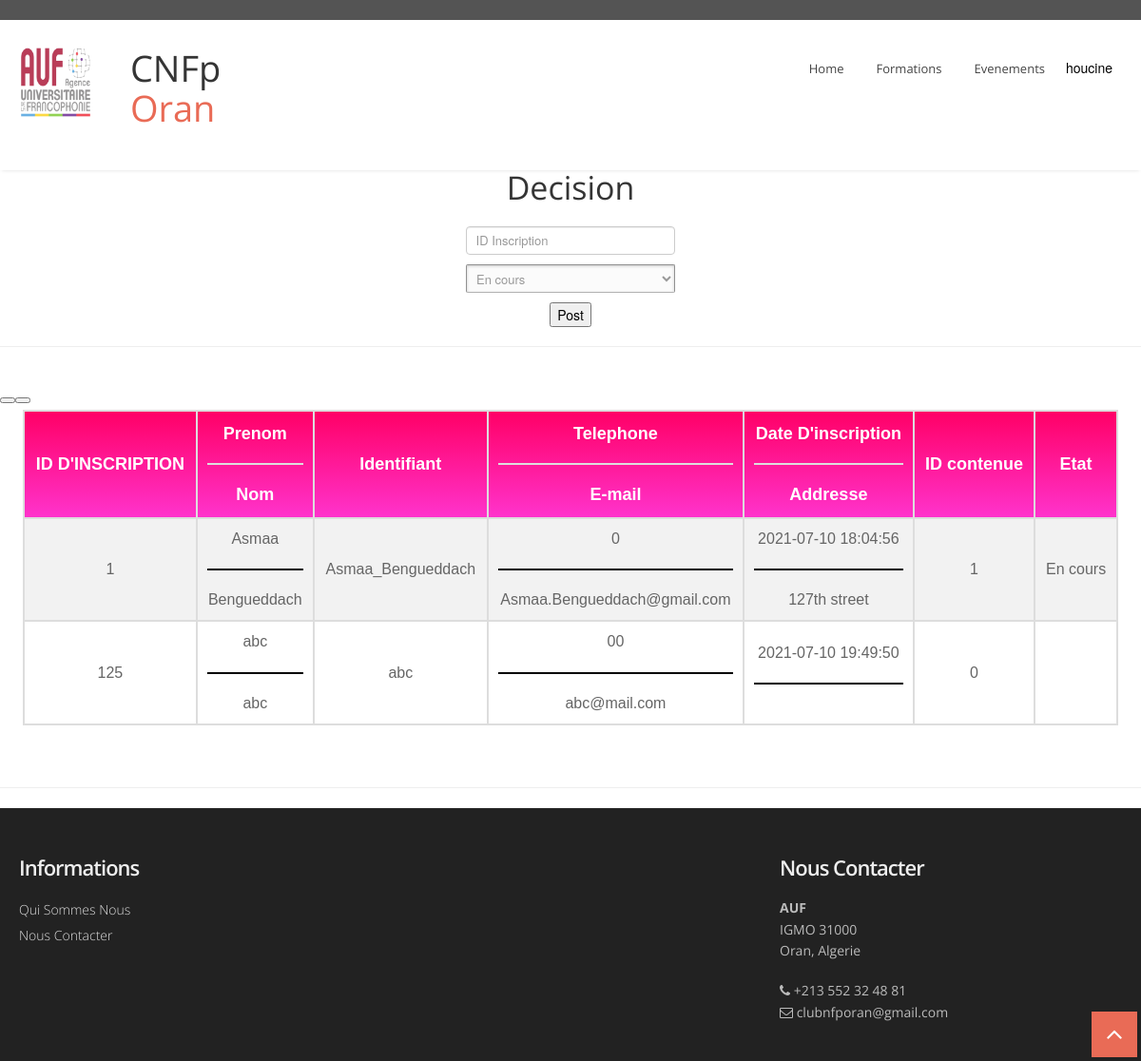
/AUF/admin_view_formateur_candidat.php (signed in), run on the app's committed database.
### tables this page shows
CREATE TABLE `client_signup` (
  `signup_id` int(120) NOT NULL,
  `firstname` varchar(120) NOT NULL,
  `lastname` varchar(120) NOT NULL,
  `username` varchar(120) NOT NULL,
  `phone` int(120) NOT NULL,
  `email` varchar(120) NOT NULL,
  `password` varchar(120) NOT NULL,
  `reg_time` datetime NOT NULL DEFAULT current_timestamp(),
  `address` varchar(120) NOT NULL,
  `pass_re_code` varchar(120) DEFAULT NULL,
  `id_content` int(120) NOT NULL,
  `state` varchar(120) NOT NULL
);

CREATE TABLE `formateur_signup` (
  `signup_id` int(20) NOT NULL,
  `firstname` varchar(25) NOT NULL,
  `lastname` varchar(25) NOT NULL,
  `username` varchar(25) NOT NULL,
  `phone` varchar(25) NOT NULL,
  `email` varchar(30) NOT NULL,
  `password` varchar(30) NOT NULL,
  `reg_time` datetime NOT NULL DEFAULT current_timestamp(),
  `address` varchar(40) NOT NULL,
  `pass_re_code` varchar(6) DEFAULT NULL,
  `id_content` int(11) NOT NULL,
  `state` varchar(100) NOT NULL
);

### AUF/admin_view_formateur_candidat.php (the view, shortened to what this page needs)
<!DOCTYPE html>
<html lang="en">
<head>
</head>
<body>
  <?php
   include 'menu.php' ;
  ?>
     <h2 align="center"> Decision</h2>
   <form method="post" action="admin_view_formateur_candidat.php" align="center">
      <input type="text" name="in_id" placeholder=" ID Inscription" ><br />
        <select name="rep" ><br />
        <option value="En cours" selected>En cours</option>
                <option value="Refus">Refus</option></select>
                <br>
        <button type="submit" id="submit" name="done" class="w3-button w3-theme"><i class="fa fa-pencil"></i> Post</button>
  </form>
      <hr/>
       <br />
      <table id="formateur_profile">
        <tr>
          <th>ID D'INSCRIPTION</th>
          <th>Prenom <hr style="height:2px;border-width:0;color:black;background-color:#ddd">Nom
          </th>
          <th>Identifiant</th>
          <th>Telephone <hr style="height:2px;border-width:0;color:black;background-color:#ddd">E-mail
          </th>
          <th>Date D'inscription<hr style="height:2px;border-width:0;color:black;background-color:#ddd">Addresse
          </th>
          <th>ID contenue</th>
          <th>Etat</th>
        </tr>
    <?php
      $conn = mysqli_connect("localhost","root","","AUF");
      $sql = "SELECT * FROM formateur_signup ";
      if ($result = mysqli_query($conn, $sql))
      {
           while ($row = mysqli_fetch_assoc($result))
          {
             if(isset($_SESSION['user_name']))
            {
                echo "
                 <tr>
                  <td>".$row['signup_id']."</td>
                  <td> ".$row['firstname']." <hr style='height:2px;border-width:0;color:black;background-color:black'>
                         ".$row['lastname']."
                  </td>
                  <td>".$row['username']."</td>
                  <td> ".$row['phone']." <hr style='height:2px;border-width:0;color:black;background-color:black'>
                  ".$row['email']."
                  </td>
                  <td> ".$row['reg_time']." <hr style='height:2px;border-width:0;color:black;background-color:black'>
                  ".$row['address']."
                  </td>
                  <td>".$row['id_content']."</td>
                  <td>".$row['state']."</td>
                  <form method='post' action='admin_view_formateur_candidat.php'>
                  <button type='submit' name='submit' ></button>
                  </form>
                </tr> " ;
        }
      }
    }
        else "ERROR OCCURED" ;
  ?>
    </table>
        <br />
      <br />
    <hr/>
   <?php include 'footer.php'?>
 </body>

### AUF/menu.php (shortened to what this page needs)
 <head>
  <link href="css/bootstrap.css" rel="stylesheet" />
  <link href="css/bootstrap-responsive.css" rel="stylesheet" />
  <link href="css/flexslider.css" rel="stylesheet" />
  <link href="css/prettyPhoto.css" rel="stylesheet" />
  <link href="css/camera.css" rel="stylesheet" />
  <link href="css/jquery.bxslider.css" rel="stylesheet" />
  <link href="css/style.css" rel="stylesheet" />
  <link href="css/menubar.css" rel="stylesheet" />
  <link href="color/default.css" rel="stylesheet" />
</head>
<body>
<div id="wrapper">
  <header>
    <div class="top">
      <div class="container">
        <div class="row">
          <div class="span6">
          </div>
     <div class="span6">
      </div>
        </div>
      </div>
    </div>
    <div class="container">
      <div class="row nomargin">
        <div class="span3">
           <div class="logo-image" id="logo">
              <a href="index.php"><img src="img/logo/logo.png" class="img-fluid" /></a>
            </div>
 <h1 class="animated fadeInDown" size="30px">&nbsp;&nbsp;&nbsp;&nbsp;CNFp<span class="colored"> &nbsp;&nbsp;&nbsp;&nbsp;Oran</span></h1>
        </div>
        <div class="span9">
          <div class="navbar navbar-static-top">
            <div class="navigation">
              <nav>
                <ul class="nav topnav">
                 <li><a class ="btn btn-large btn-primary" href="index.php">Home</a></li>
                 <li><a class ="btn btn-large btn-primary" href="formation.php">Formations</a></li>
                 <li><a class ="btn btn-large btn-primary" href="event.php">Evenements</a></li>
             <?php
                  if(isset($_SESSION['user_name']))
                 {
             ?>
           <div class="dropdown">
             <button class="dropbtn">
    <?php
      $use = $_SESSION['user_name'];
      $conn = mysqli_connect("localhost","root","","AUF");
      $sql = "SELECT * FROM client_signup WHERE username='$use'";
       if($result = mysqli_query($conn,$sql))
      {
           while ($row = $result->fetch_assoc())
          {
                $firstname = $row["firstname"];
                echo '<tr>
                        <td>'.$firstname.'</td>
                      </tr>';
                echo"
                    </button>
                    <div class='dropdown-content'>
                    <a href='c_profile.php'>My Profile</a>
                    <hr><a href='c_logout.php' class='w3-bar-item w3-button w-3-padding-10px'>Logout</a></hr>
                    </div> " ;
               }
         }
    ?>
 <?php
 }
?>
                </ul>
              </nav>
            </div>
          </div>
        </div>
      </div>
    </div>
  </header>
</body>

### AUF/css/style.css (style rules this page uses)
body { font-family: 'Open Sans', sans-serif; font-size: 14px; font-weight: 400; line-height: 1.6em; color: #656565; }
a { color: #4b5056; }
.bold { font-weight: 900; }
#logo { font-size: 20px; font-weight: bold; font-family: sans-serif; font-stretch: semi-condensed; text-shadow: 3px darkblue; }
.container { padding: 0 20px 0 20px; position: relative; }
#wrapper { width: 100%; margin: 0; padding: 0; }
.row { margin-bottom: 30px; }
.row.nomargin { margin-bottom: 0; }
header { background: #fff; margin: 0; padding: 0 0 20px; position: relative; z-index: 2000; -webkit-box-shadow: 0 2px 4px -2px #ddd; -moz-box-shadow: 0 2px 4px -2px #ddd; box-shadow: 0 2px 4px -2px #ddd; }
header .top { padding: 10px 0 10px; margin: 0 0 30px; background: #545454; }
header .top .row { margin-bottom: 0; }
header .navigation { float: right; }
header ul.nav li { border: none; margin: 0; }
header ul.nav li a { border: none; font-weight: 400; }
.navbar .nav>li>a { font-size: 13px; color: #444; text-shadow: none; }

### AUF/color/default.css (style rules this page uses)
h1 span.colored, h2 span.colored,h3 span.colored,h4 span.colored,h5 span.colored,h6 span.colored { color:#e96b56; }

### AUF/css/overwrite.css (style rules this page uses)
h1, h2, h3, h4, h5, h6 { font-family:'Open Sans', sans-serif; color:#353535; font-weight:400; line-height:1.1em; margin-top:0; }
h1 { font-size:38px; margin-bottom:24px; }
h2 { font-size:34px; margin-bottom:22px; }
select { font-size: 13px; line-height: 20px; background:#fbfbfb; border-color: #919191 #919191 #b3b3b3; color: #999999; -webkit-box-shadow: inset 0 1px 3px #cacaca; -moz-box-shadow: inset 0 1px 3px #cacaca; box-shadow: inset 0 1px 3px #cacaca; -webkit-border-radius: 2px; -moz-border-radius: 2px; border-radius: 2px; }
select, textarea, input[type="text"], input[type="password"], input[type="datetime"], input[type="datetime-local"], input[type="date"], input[type="month"], input[type="time"], input[type="week"], input[type="number"], input[type="email"], input[type="url"], input[type="search"], input[type="tel"], input[type="color"], .uneditable-input { font-size: 13px; }
ul, ol { padding: 0; margin: 0 0 10px 25px; }
li { line-height: 1.6em; }
.btn { font-size: 14px; font-weight:600; text-shadow: none; background-image:none; border-color: none; border-bottom-color: none; -webkit-box-shadow: none; -moz-box-shadow: none; box-shadow: none; }
.btn { outline:0; -webkit-border-radius: 2px; -moz-border-radius: 2px; border-radius: 2px; }
a.btn,.btn:focus { outline:0; }
.btn-large { font-size: 22px; padding: 18px 30px; font-weight:700; -webkit-border-radius: 6px; -moz-border-radius: 6px; border-radius: 6px; }
.btn-primary { outline:0; background: #36739D; border-color:#36739D; }
.navbar .nav { border-right:none; border-left:none; }
.navbar .nav > li > a { float: none; font-size:13px; margin-left:10px; margin-right:0; text-decoration: none; text-shadow: none; border-right:none; border-left:none; color: #fff; border:2px solid transparent; padding:4px 10px 4px 10px; background-image: none; background: none; }

### AUF/admin_view_formateur_candidat.php (style rules this page uses)
#formateur_profile { font-family: "Trebuchet MS", Arial, Helvetica, sans-serif ; border-collapse: collapse ; width: 96%; margin-left:auto ; margin-right:auto; }
#formateur_profile td, #formateur_profile th { border: 2px solid #ddd ; padding: 10px; font-size : 16px; text-align: center; }
#formateur_profile tr:nth-child(even) { background-color: #f2f2f2; }
#formateur_profile th { padding-top: 12px; padding-bottom: 12px; text-align: center; font-size : 18px; background: linear-gradient(to bottom, #ff0066 0%, #ff33cc 100%); color: white; }

### AUF/menu.php (style rules this page uses)
.logo-image { width: 110px; height: 110px; overflow: hidden; margin-top: -4px; opacity: 0.8; }
.span3 { display: flex; align-items: center; }
.dropbtn { background-color: white; color: black; padding: 10px; font-size: 14px; border: none; }
.dropdown { position: relative; display: inline-block; }

### data on the page
client_signup: firstname "houcine"
formateur_signup: signup_id "1", firstname "Asmaa", lastname "Bengueddach", username "Asmaa_Bengueddach", phone "0", email "Asmaa.Bengueddach@gmail.com", reg_time "2021-07-10 18:04:56", address "127th street", id_content "1", state "En cours"
formateur_signup: signup_id "125", firstname "abc", lastname "abc", username "abc", phone "00", email "abc@mail.com", reg_time "2021-07-10 19:49:50", id_content "0"
